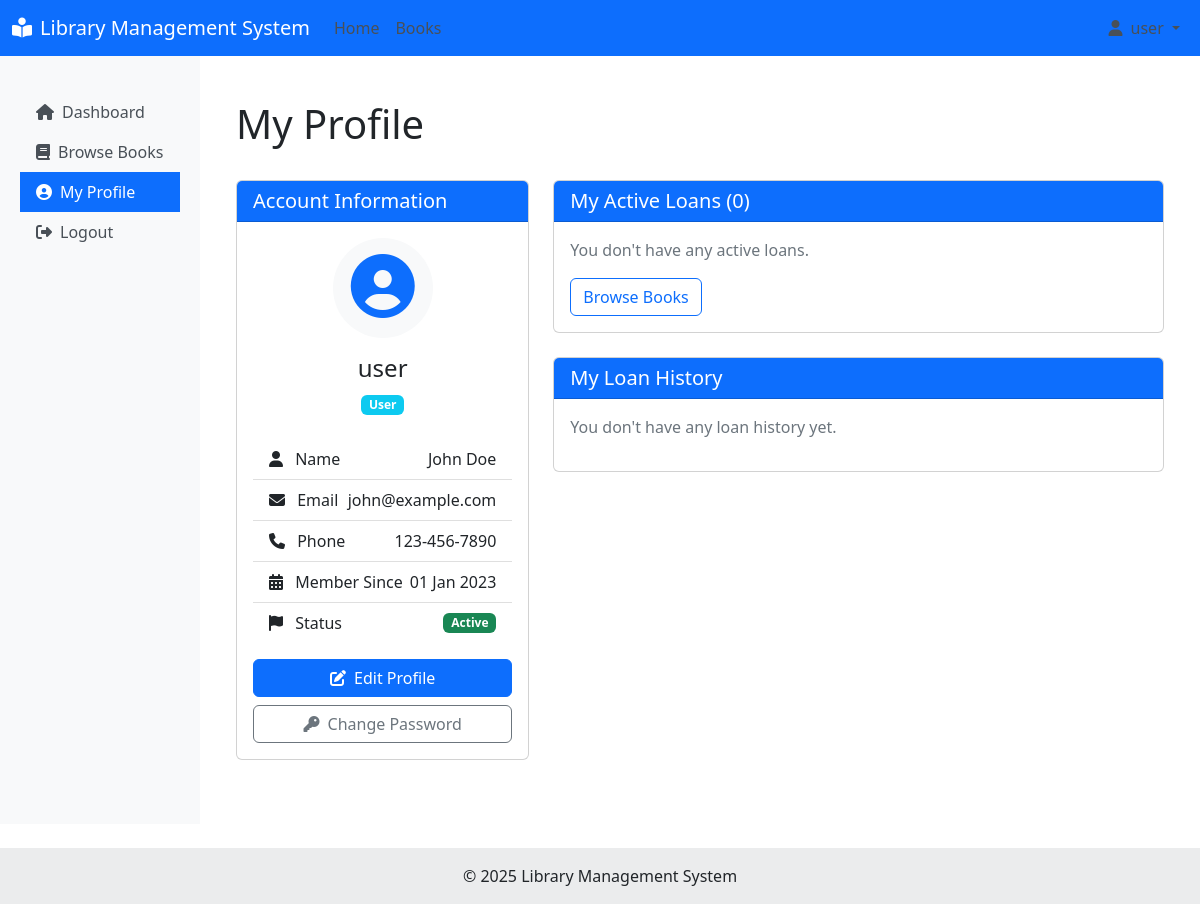
Screenshot of /profile.php (signed in) with the database file from the repository.
### tables this page shows
CREATE TABLE members (
    id INT AUTO_INCREMENT PRIMARY KEY,
    first_name VARCHAR(50) NOT NULL,
    last_name VARCHAR(50) NOT NULL,
    email VARCHAR(100) NOT NULL UNIQUE,
    phone VARCHAR(20),
    address TEXT,
    membership_date DATE NOT NULL,
    membership_status ENUM('active', 'expired', 'suspended') DEFAULT 'active',
    user_id INT,
    created_at TIMESTAMP DEFAULT CURRENT_TIMESTAMP,
    FOREIGN KEY (user_id) REFERENCES users(id) ON DELETE SET NULL
);

### includes/auth.php (called while the page is built, shortened)
<?php
class Auth {
    public function getCurrentUserId() {
        return isset($_SESSION['user_id']) ? $_SESSION['user_id'] : null;
    }
}

### models/Member.php (called while the page is built, shortened)
<?php
class Member {
    private $conn;
    private $table_name = "members";
    public function __construct($db) {
        $this->conn = $db;
    }
    public function getByUserId($user_id) {
        $query = "SELECT * FROM " . $this->table_name . " WHERE user_id = ? LIMIT 1";
        $stmt = $this->conn->prepare($query);
        $stmt->bindParam(1, $user_id);
        $stmt->execute();
        $row = $stmt->fetch(PDO::FETCH_ASSOC);
        if ($row) {
            $this->id = $row['id'];
            $this->first_name = $row['first_name'];
            $this->last_name = $row['last_name'];
            $this->email = $row['email'];
            $this->phone = $row['phone'];
            $this->membership_date = $row['membership_date'];
            $this->membership_status = $row['membership_status'];
            return true;
        }
        return false;
    }
}

### models/Loan.php (called while the page is built, shortened)
<?php
class Loan {
    private $conn;
    private $table_name = "loan_history";
    public function __construct($db) {
        $this->conn = $db;
    }
    public function getMemberActiveLoans($member_id) {
        $query = "SELECT l.*, b.title as book_title
                  FROM " . $this->table_name . " l
                  LEFT JOIN books b ON l.book_id = b.id
                  WHERE l.member_id = ? AND l.status = 'checked_out'
                  ORDER BY l.due_date ASC";
        $stmt = $this->conn->prepare($query);
        $stmt->bindParam(1, $member_id);
        $stmt->execute();
        return $stmt;
    }
    public function getMemberLoanHistory($member_id) {
        $query = "SELECT l.*, b.title as book_title
                  FROM " . $this->table_name . " l
                  LEFT JOIN books b ON l.book_id = b.id
                  WHERE l.member_id = ?
                  ORDER BY l.checkout_date DESC";
        $stmt = $this->conn->prepare($query);
        $stmt->bindParam(1, $member_id);
        $stmt->execute();
        return $stmt;
    }
}

### profile.php (the view, shortened to what this page needs)
<?php
include_once 'includes/header.php';
require_once 'models/Member.php';
require_once 'models/Loan.php';
$database = new Database();
$db = $database->getConnection();
$member = new Member($db);
$has_member_profile = $member->getByUserId($auth->getCurrentUserId());
$active_loans = [];
$loan_history = [];
if ($has_member_profile) {
    $loan = new Loan($db);
    $active_loans_stmt = $loan->getMemberActiveLoans($member->id);
    $active_loans = $active_loans_stmt->fetchAll(PDO::FETCH_ASSOC);
    $loan_history_stmt = $loan->getMemberLoanHistory($member->id);
    $loan_history = $loan_history_stmt->fetchAll(PDO::FETCH_ASSOC);
}
?>
<div class="container mt-4">
    <div class="d-flex justify-content-between align-items-center mb-4">
        <h1>My Profile</h1>
    </div>
    <div class="row">
        <div class="col-md-4 mb-4">
            <div class="card">
                <div class="card-header bg-primary text-white">
                    <h5 class="mb-0">Account Information</h5>
                </div>
                <div class="card-body">
                    <div class="text-center mb-4">
                        <div class="avatar bg-light p-3 rounded-circle mx-auto mb-3" style="width: 100px; height: 100px;">
                            <i class="fas fa-user-circle fa-4x text-primary"></i>
                        </div>
                        <h4><?php echo $_SESSION['username']; ?></h4>
                        <span class="badge bg-info"><?php echo ucfirst($_SESSION['role']); ?></span>
                    </div>
                    <?php if ($has_member_profile): ?>
                    <ul class="list-group list-group-flush">
                        <li class="list-group-item d-flex justify-content-between align-items-center">
                            <span><i class="fas fa-user me-2"></i> Name</span>
                            <span><?php echo htmlspecialchars($member->first_name . ' ' . $member->last_name); ?></span>
                        </li>
                        <li class="list-group-item d-flex justify-content-between align-items-center">
                            <span><i class="fas fa-envelope me-2"></i> Email</span>
                            <span><?php echo htmlspecialchars($member->email); ?></span>
                        </li>
                        <li class="list-group-item d-flex justify-content-between align-items-center">
                            <span><i class="fas fa-phone me-2"></i> Phone</span>
                            <span><?php echo htmlspecialchars($member->phone); ?></span>
                        </li>
                        <li class="list-group-item d-flex justify-content-between align-items-center">
                            <span><i class="fas fa-calendar-alt me-2"></i> Member Since</span>
                            <span><?php echo date('d M Y', strtotime($member->membership_date)); ?></span>
                        </li>
                        <li class="list-group-item d-flex justify-content-between align-items-center">
                            <span><i class="fas fa-flag me-2"></i> Status</span>
                            <span class="badge bg-success"><?php echo ucfirst($member->membership_status); ?></span>
                        </li>
                    </ul>
                    <?php else: ?>
                    <div class="alert alert-warning">
                        <p>You don't have a member profile associated with your account. Please contact a librarian to set up your membership.</p>
                    </div>
                    <?php endif; ?>
                    <div class="d-grid gap-2 mt-3">
                        <button class="btn btn-primary" type="button" data-bs-toggle="collapse" data-bs-target="#editProfileForm">
                            <i class="fas fa-edit me-2"></i>Edit Profile
                        </button>
                        <button class="btn btn-outline-secondary" type="button" data-bs-toggle="collapse" data-bs-target="#changePasswordForm">
                            <i class="fas fa-key me-2"></i>Change Password
                        </button>
                    </div>
                </div>
            </div>
        </div>
        <div class="col-md-8">
            <?php if ($has_member_profile): ?>
            <div class="card mb-4">
                <div class="card-header bg-primary text-white">
                    <h5 class="mb-0">My Active Loans (<?php echo count($active_loans); ?>)</h5>
                </div>
                <div class="card-body">
                    <?php if (count($active_loans) > 0): ?>
                    <div class="table-responsive">
                        <table class="table">
                            <thead>
                                <tr>
                                    <th>Book Title</th>
                                    <th>Checkout Date</th>
                                    <th>Due Date</th>
                                    <th>Status</th>
                                </tr>
                            </thead>
                            <tbody>
                                <?php foreach($active_loans as $loan): ?>
                                <tr>
                                    <td>
                                        <a href="book_detail.php?id=<?php echo $loan['book_id']; ?>"><?php echo htmlspecialchars($loan['book_title']); ?></a>
                                    </td>
                                    <td><?php echo date('d M Y', strtotime($loan['checkout_date'])); ?></td>
                                    <td><?php echo date('d M Y', strtotime($loan['due_date'])); ?></td>
                                    <td>
                                        <?php
                                        $today = new DateTime();
                                        $due_date = new DateTime($loan['due_date']);
                                        $days_left = $today->diff($due_date)->format("%r%a");
                                        if ($days_left < 0) {
                                            echo '<span class="badge bg-danger">Overdue by ' . abs($days_left) . ' days</span>';
                                        } elseif ($days_left <= 3) {
                                            echo '<span class="badge bg-warning text-dark">' . $days_left . ' days left</span>';
                                        } else {
                                            echo '<span class="badge bg-success">' . $days_left . ' days left</span>';
                                        }
                                        ?>
                                    </td>
                                </tr>
                                <?php endforeach; ?>
                            </tbody>
                        </table>
                    </div>
                    <?php else: ?>
                    <p class="text-muted">You don't have any active loans.</p>
                    <a href="books.php" class="btn btn-outline-primary">Browse Books</a>
                    <?php endif; ?>
                </div>
            </div>
            <div class="card">
                <div class="card-header bg-primary text-white">
                    <h5 class="mb-0">My Loan History</h5>
                </div>
                <div class="card-body">
                    <?php if (count($loan_history) > 0): ?>
                    <div class="table-responsive">
                        <table class="table">
                            <thead>
                                <tr>
                                    <th>Book Title</th>
                                    <th>Checkout Date</th>
                                    <th>Return Date</th>
                                    <th>Status</th>
                                    <th>Fine</th>
                                </tr>
                            </thead>
                            <tbody>
                                <?php foreach($loan_history as $loan): ?>
                                <?php if ($loan['status'] == 'returned'): ?>
                                <tr>
                                    <td>
                                        <a href="book_detail.php?id=<?php echo $loan['book_id']; ?>"><?php echo htmlspecialchars($loan['book_title']); ?></a>
                                    </td>
                                    <td><?php echo date('d M Y', strtotime($loan['checkout_date'])); ?></td>
                                    <td><?php echo date('d M Y', strtotime($loan['return_date'])); ?></td>
                                    <td><span class="badge bg-success">Returned</span></td>
                                    <td>
                                        <?php if ($loan['fine'] > 0): ?>
                                        <span class="text-danger">$<?php echo number_format($loan['fine'], 2); ?></span>
                                        <?php else: ?>
                                        -
                                        <?php endif; ?>
                                    </td>
                                </tr>
                                <?php endif; ?>
                                <?php endforeach; ?>
                            </tbody>
                        </table>
                    </div>
                    <?php else: ?>
                    <p class="text-muted">You don't have any loan history yet.</p>
                    <?php endif; ?>
                </div>
            </div>
            <?php endif; ?>
        </div>
    </div>
</div>
<?php
include_once 'includes/footer.php';
?>

### includes/header.php (style rules this page uses)
.card { margin-bottom: 20px; }

### rows the page displays
members: first_name+last_name "John Doe", email "john@example.com", phone "123-456-7890", membership_date "01 Jan 2023", membership_status "Active"

### other values shown
$_SESSION['username'] "user"
$_SESSION['role'] "User"
count($active_loans) "0"
